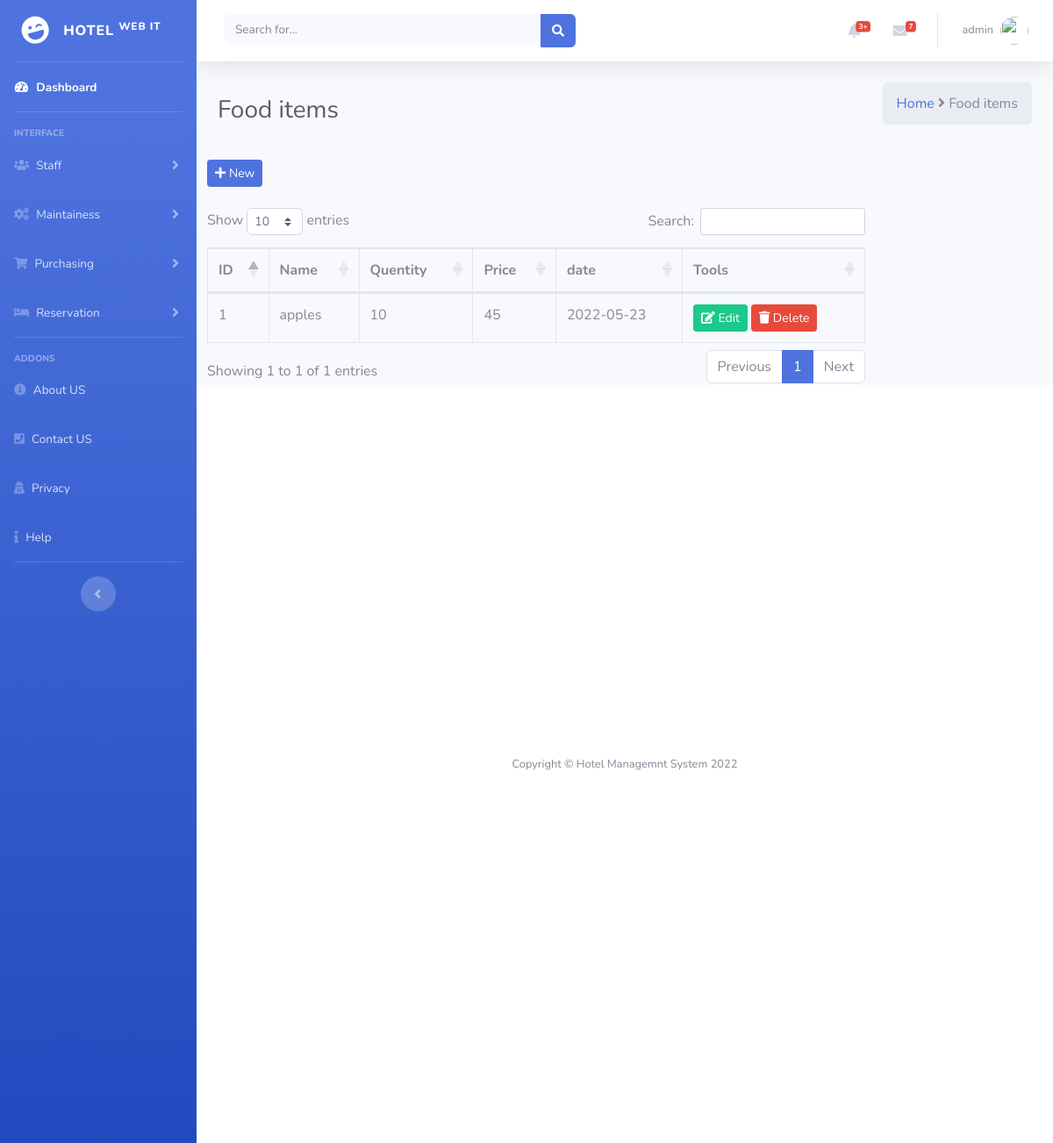
/pages/manage_food.php, run on the app's committed database.
### tables this page shows
CREATE TABLE `food` (
  `id` int(11) NOT NULL,
  `fid` varchar(20) NOT NULL,
  `fname` varchar(255) NOT NULL,
  `fque` varchar(20) NOT NULL,
  `fprice` varchar(20) NOT NULL,
  `fdate` date NOT NULL
);

### pages/modal/food_read.php (called while the page is built)
<?php
include "/xampp/htdocs/systemhotel/controller/config.php";
$sql = "SELECT * FROM food ORDER BY id DESC";
$result = mysqli_query($connection, $sql);

### pages/manage_food.php (the view, shortened to what this page needs)
<?php
include('../includes/header.php');
include('../includes/navbar1.php');
include "/xampp/htdocs/systemhotel/pages/modal/food_read.php";
?>
<div class="container-fluid">
    <div class="d-sm-flex align-items-center justify-content-between mb-4">
        <h1 class="h3 mb-0 text-gray-800">Food items</h1>
        <ol class="breadcrumb">
            <li><a href="#"> Home </a></li>
            <li>&nbsp;<i class="fa fa-angle-right" aria-hidden="true"></i>&nbsp;</li>
            <li class="active">Food items</li>
        </ol>
    </div>
    <div class="row">
      <div class="col-xs-12">
        <div class="box">
          <div class="box-header with-border">
              <a href="food.php" class="btn btn-primary btn-sm btn-flat"><i class="fa fa-plus"></i> New</a>
          </div>&nbsp;&nbsp;
          <div class="box-body">
            <?php if (mysqli_num_rows($result)) { ?>
            <table class="table table-bordered" id="example">
              <thead>
                <th>ID</th>
                <th>Name</th>
                <th>Quentity</th>
                <th>Price</th>
                <th>date</th>
                <th>Tools</th>
              </thead>
              <tbody>
              <?php
			  	      while($rows = mysqli_fetch_assoc($result)){
			  	    ?>
                <tr>
                  <td><?=$rows['fid'];?></td>
                  <td><?php echo $rows['fname']; ?></td>
                  <td><?php echo $rows['fque']; ?></td>
                  <td><?php echo $rows['fprice']; ?></td>
                  <td><?php echo $rows['fdate']; ?></td>
                  <td>
                    <a href="food-update.php?id=<?=$rows['id']?>" class="btn btn-success btn-sm btn-flat edit"><i class='fa fa-edit'></i> Edit</a></button>
                    <a href="modal/food_delete.php?id=<?=$rows['id']?>"  class="btn btn-danger btn-sm btn-flat delete"><i class='fa fa-trash'></i> Delete</a></button>
                  </td>
                </tr>
                <?php } ?>
              </tbody>
            </table>
            <?php } ?>
          </div>
        </div>
      </div>
    </div>
</div>
<?php
include('../includes/footer.php');
?>

### css/Css.css (style rules this page uses)
.box { width: 750px; }

### data on the page
food: fid "1", fname "apples", fque "10", fprice "45", fdate "2022-05-23"
